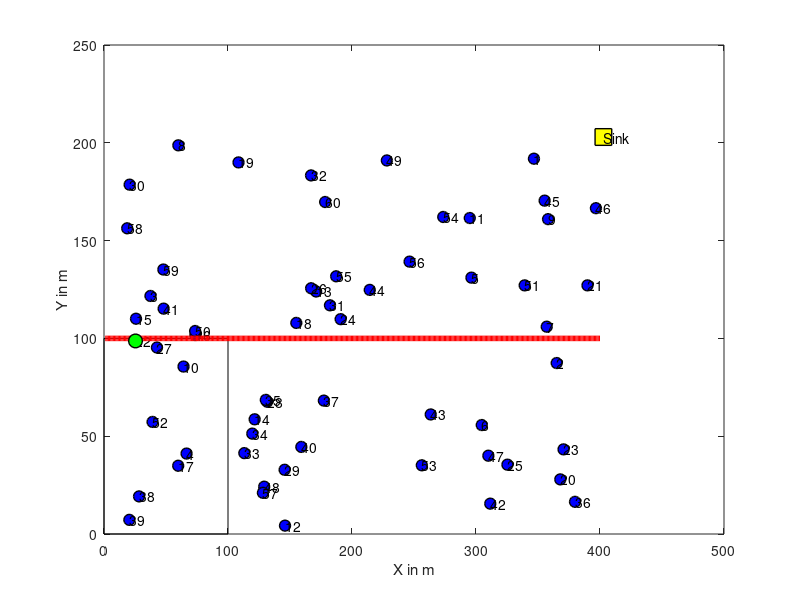

The MATLAB source for this figure: (Note: this script raises an error after producing the figure.)
clc;
clear all;
close all;
warning off all;

restoredefaultpath;
addpath(genpath(pwd));
global N X Y Xb Yb E zX zY max1


rand('seed',1)
N=60;% Total No. of Nodes
RSU=[];%[250];
min1=0;
max11=400;
max1=200;

X = min1+(max11-min1)*rand(1,N);
Y = min1+(max1-min1)*rand(1,N);
R=100; %sensor field Radius
%co-ordinates of base station
Xb = max11+2+rand(1,1);
Yb =(max1+2)+rand(1,1);
%% Normalized vehicle velocity 
maxv=100;
minv=0;
vel=rand(1,N);

%% Node Buffersize
E=rand(1,N);%1.*ones(1,N); % intialize node Buffersize
minTh=E/2;     %% minTh for buffer
%%
figure,
for i2 = 1:N 
          plot(X(i2),Y(i2),'o','LineWidth',1,...
                    'MarkerEdgeColor','k',...
                    'MarkerFaceColor','b',...
                    'MarkerSize',8'); 
          xlabel('X in m')
          ylabel('Y in m')
          text(X(i2), Y(i2), num2str(i2),'FontSize',10); 
          hold on;
end
hold on
         plot(Xb,Yb,'s','LineWidth',1,...
                    'MarkerEdgeColor','k',...
                    'MarkerFaceColor','y',...
                    'MarkerSize',12'); 
          xlabel('X in m')
          ylabel('Y in m')
          text(Xb, Yb, 'Sink','FontSize',10); 
          hold on;
%% Equal-zone division
zX=0:100:max11;
zY=0:100:max1;
id=zeros(1,N);
%ipd=1;
ik1=1;
for ik=1:numel(zX)-1
    for ij=1:numel(zY)-1
    rectangle('Position',[zX(ik) zY(ij) 100 100])
    points =[zX(ik) zY(ij); zX(ik)+100 zY(ij);  zX(ik)+100 zY(ij)+100 ;zX(ik) zY(ij)+100 ;zX(ik) zY(ij)]
    
    line(1:400,100.*ones(1,400),'Color','r','LineWidth',4)
    
    if(~isempty(RSU))
        
        plot(RSU(1),100,'^','LineWidth',1,...
                    'MarkerEdgeColor','k',...
                    'MarkerFaceColor','g',...
                    'MarkerSize',11'); 
          xlabel('X in m')
          ylabel('Y in m')
          %text(Xb, Yb, 'Base','FontSize',10); 
          hold on;
    end
    
    %figure(2)
    %plot(points(:,1),points(:,2),'-*r')
    [in,on]=inpolygon(X,Y,points(:,1),points(:,2))
    
    ind=find(in==1);
     
     if(~isempty(RSU))
         if(RSU(1)>zX(ik) && RSU(1)<zX(ik+1))
         ind=[];
         end
     else
         
    
     %% Max Buffersize CHM
    Ec=E(ind);      
    SN1=ind;
    SN(ik1).id=ind;
    L=0.*ind;%label
        
    [val1,ind2]=sort(Ec,'descend');
    MonitorID(ik1)=ind(ind2(1));
       
    ipd0=find(ind==ind(ind2(1)));
    L(ipd0)=1; %CHM
    plot(X(MonitorID(ik1)),Y(MonitorID(ik1)),'o','LineWidth',1,...
                    'MarkerEdgeColor','k',...
                    'MarkerFaceColor','g',...
                    'MarkerSize',10'); 
          xlabel('X in m')
          ylabel('Y in m')
          %text(Xb, Yb, 'Base','FontSize',10); 
          hold on;
          
    %% Pch%
    chmtosinkdist=abs(X(MonitorID(ik1))-Xb); 
    pc=distpch(chmtosinkdist);
    s1=ceil((pc/100)*numel(ind))
    SN(ik1).s1=s1;   
    
    %% Adaptive Clustering
    pos1=[X(ind) Y(ind)];
    vel1=vel(ind);
    Bs=E(ind);
    posd=pdist2([X(ind); Y(ind)]',[zX(ik)+50 zY(ij)+50]);
   
    w1=0.6;
    w2=0.2;
    w3=0.2;
    W=w1.*posd+w2.*vel1'+w3.*Bs';
    
    
    rng('default')  % For reproducibility
    [idx3,C,sumdist3] = kmeans([X(ind)+W'; Y(ind)+W']',s1,'Distance','cityblock','Display','final');
    
    idx=unique(idx3);
    
    for ip=1:numel(idx)
       ind3= find(idx3==idx(ip));
       % select CH
       [val,ind2]= min(abs(W(ind3)-C(ip)))
       
       L((ind3(ind2(1))))=ip+1;
       
       % assign cluster member       
       ind3(ind2(1))=[];
       L((ind3))=ip+1+0.1;      
        
    end
    %L(ipd0)=1; %CHM
    %plot
    
    
    

   

    L
    disp('hello');
    
%     if(numel(ind)~= numel(L))
%        pause,
%        break;
%     end
    SN(ik1).L=L;
    SN(ik1).Z=(ik1).*ones(1,numel(L));
    
     end
    
    L=[];
    
    
    
    ik1=ik1+1;
    %id(ind)=ipd;
    hold on
    end
    
    %ipd=ipd+1;0
end




L1=[SN.L];
id1=[SN.id];
ind4=find(L1==1)% High Buffersize node

hold on
plot(X(id1(ind4)),Y(id1(ind4)),'o','LineWidth',1,...
                      'MarkerEdgeColor','k',...
                      'MarkerFaceColor','g',...
                      'MarkerSize',8'); 
            xlabel('X in m')
            ylabel('Y in m')
            %text(Xb, Yb, 'Base','FontSize',10); 

code=['r' 'm' 'y' 'k' 'c' 'w'];
for iv=2: max([SN.s1])
    
 ind5=find(round(L1)==iv)   
 ind6=find(L1==iv)   
hold on
plot(X(id1(ind5)),Y(id1(ind5)),'o','LineWidth',1,...
                      'MarkerEdgeColor','k',...
                      'MarkerFaceColor',code(iv-1),...
                      'MarkerSize',8'); 
            xlabel('X in m')
            ylabel('Y in m')
  
            
hold on
plot(X(id1(ind6)),Y(id1(ind6)),'s','LineWidth',1,...
                      'MarkerEdgeColor','k',...
                      'MarkerFaceColor',code(iv-1),...
                      'MarkerSize',11'); 
            xlabel('X in m')
            ylabel('Y in m')            
            
            

end
axis([0 max11+5 -50 max1+50])
           
%% Neurofuzzy
outFIS=readfis('DataAnfis.fis');


%% Simulation Starts
round=200;
delv=[5 10 20 30 40 50 60 70 80 90];
R=[80 100 130 160];
Az=1;

for iu=1:10
ik=1;
while(ik<=70)
%     openfig('file.fig','new','visible')  
for ik1=1:numel(zX)-1
  for ij=1:numel(zY)-1
     rectangle('Position',[zX(ik1) zY(ij) 100 100])
     points =[zX(ik1) zY(ij); zX(ik1)+100 zY(ij);  zX(ik1)+100 zY(ij)+100 ;zX(ik1) zY(ij)+100 ;zX(ik1) zY(ij)]
     line(1:400,100.*ones(1,400),'Color','r','LineWidth',4)
  end
end


    z1=[SN.Z];
    L1=[SN.L];
    id1=[SN.id];
    
    indw=find(mod(z1,2)==0)
    vel1=vel;
    vel1(id1(indw))=-vel(id1(indw));
    if(Az==1)
     X=X+delv(iu).*vel1   
    else
     X=X+delv(2).*vel1   
    end
    
    X(X<-20)=400;
    X(X>420)=0;
    
        
    code=['r' 'm' 'y' 'k' 'c' 'w'];
    for iv=2: max([SN.s1])
    
    ind5=find(floor(L1)==iv)   
    ind6=find(L1==iv)   
    hold on
    plot(X(id1(ind5)),Y(id1(ind5)),'o','LineWidth',1,...
                      'MarkerEdgeColor','k',...
                      'MarkerFaceColor',code(iv-1),...
                      'MarkerSize',8'); 
            xlabel('X in m')
            ylabel('Y in m')
  
            
    hold on
    plot(X(id1(ind6)),Y(id1(ind6)),'s','LineWidth',1,...
                      'MarkerEdgeColor','k',...
                      'MarkerFaceColor',code(iv-1),...
                      'MarkerSize',11'); 
            xlabel('X in m')
            ylabel('Y in m')            
            
            

    end



    
    
    A=randperm(N);
    path=[];
   
    L1=[SN.L];
    id1=[SN.id];
    z1=[SN.Z];
    
    A(1)
    indw=find(id1==A(1))
    %find(L1(indw)==round(L1(indw))
    Zo=z1(indw)
    Lz=SN(Zo).L;
    indb=find(Lz==floor(L1(indw)))
    path1=SN(Zo).L(indb)
    
    
    %% new
    if(ik>20)
    x=[X' Y' vel' E'];
    tic
    y=evalfis(x,outFIS);
    tp1=toc
    ind2w=find(uint8(y)==1);
    indCH1=[ind2w' N+1];
    
    else
    tp1=1;
    indCH=(find(L1==1 | L1==2 |  L1==3 | L1 ==4 | L1==5 | L1==6 | L1==7));
    indCH=id1(indCH);
    
    indCH1=[indCH N+1]
    end
    
    
    
    X1=[X Xb];
    Y1=[Y Yb];
    hold on
    plot(X1(indCH1),Y1(indCH1),'s','LineWidth',1,...
                      'MarkerEdgeColor','k',...
                      'MarkerFaceColor','w',...
                      'MarkerSize',11'); 
            xlabel('X in m')
            ylabel('Y in m')  
            hold on
            for icc=1:numel(indCH1)
            text(X1(indCH1(icc)),Y1(indCH1(icc)),num2str(indCH1(icc)),'FontSize',10); 
            end
            
            
            hold on
           plot(X1(end),Y1(end),'s','LineWidth',1,...
                      'MarkerEdgeColor','k',...
                      'MarkerFaceColor','y',...
                      'MarkerSize',11'); 
            xlabel('X in m')
            ylabel('Y in m')  
            
            
            
            
            
   distCHtoCH=pdist2([X1(indCH1);Y1(indCH1)]',[X1(indCH1);Y1(indCH1)]') % CH to CH distance
   trust=distCHtoCH;
%    trust(distCHtoCH>(R+200))=inf;
   if(Az==2)
   trust(distCHtoCH>(R(iu)))=inf;
   else
   trust(distCHtoCH>(R(3)))=inf;    
   end
   w1=trust;% Closing Time and Traffic

   [r_path, r_cost] = Predictive(path1,size(trust,1), w1)
   [r_pathE, r_costE] = hopbyhop(path1,size(trust,1), w1)
   indCH1(r_path)
   
   t_cost(ik)=r_cost;
   t_path{ik}=r_path;
   path=indCH1(r_path);
   for p =1:(length(path)-1) 
   line([X1(path(p)) X1(path(p+1))], [Y1(path(p)) Y1(path(p+1))], 'Color','m','LineWidth',2.5, 'LineStyle','-') 
   arrow([X1(path(p)) Y1(path(p)) ], [X1(path(p+1)) Y1(path(p+1)) ])
   end 
   axis([0 max11+5 -50 max1+50])
    
   % PDR EStimate
      PDR(ik)= 0;
   if(~isempty(path))
        if(path(end)==61)
           PDR(ik)= 1;
        end    
   end
   % Avg end to end delay
       E2E(ik)=numel(r_path);%r_cost;
       E2Ex(ik)=numel(r_pathE);%r_costE;
   % CH formation Delay
       CHF(ik)=tp1;
       CHFe(ik)=(2).*tp1;
       
    ik=ik+1; 
    pause(0.02);
    clf;
end
AvgPDR(iu)=sum(PDR)/ik;
E2E(isinf(E2E))=0;
E2Ex(isinf(E2Ex))=0;
E2Edelay(iu)=mean(E2E)
E2Edelaye(iu)=mean(E2Ex)
CHdelay(iu)=mean(CHF);
CHdelaye(iu)=mean(CHFe);
end
% 
% 

if(Az==1)
%% Performance Analysis
% Velcoicty Vs PDR
AvgPDRE=AvgPDR./(1+rand(1));
figure,
AvgPDR(:,4) = 0.4889;
plot(delv,AvgPDR,'*-r')
hold on
plot(delv,AvgPDRE,'*-b')
legend('Proposed','Adaptive Disjoint Path vector greedy routing')
title('Packet Delivery Ratio')
xlabel('Velocity')
ylabel('Packet Delivery Ratio in(%)')

% Velocity Vs Average End to End Delay
figure,
E2Edelay(:,4) = 1.486;
plot(delv,E2Edelay,'*-r',delv,E2Edelaye,'-*b')
title('End to End Delay')
legend('Proposed','Adaptive Disjoint Path vector greedy routing')
xlabel('Velocity')
ylabel('Delay(ms)')

% Velocity Vs CH FormationDelay
figure,
plot(delv,CHdelay,'*-r',delv,CHdelaye,'*-b')
title('CHformation Delay')
legend('Proposed','Adaptive Disjoint Path vector greedy routing')
xlabel('Velocity')
ylabel('Delay(ms)')


else

AvgPDRE=AvgPDR./(1+rand(1));
figure,
plot(R,AvgPDR,'*-r')
hold on
plot(R,AvgPDRE,'*-b')
legend('Proposed','Adaptive Disjoint Path vector greedy routing')
title('Packet Delivery Ratio')
ylabel('Packet Delivery Ratio in(%)')
xlabel('Sensor Radius')

% Velocity Vs Average End to End Delay
figure,
plot(R,E2Edelay,'*-r',R,E2Edelaye,'-*b')
title('End to End Delay')
legend('Proposed','Adaptive Disjoint Path vector greedy routing')
xlabel('Sensor Radius')
ylabel('Delay(ms)')
% Velocity Vs CH FormationDelay
figure,
plot(R,CHdelay,'*-r',R,CHdelaye,'*-b')
title('CHformation Delay')
legend('Proposed','Adaptive Disjoint Path vector greedy routing')    
xlabel('Sensor Radius')
ylabel('Delay(ms)')
% R Vs PDR

% R Vs Average End to End Delay

% R Vs CH FormationDelay    
    
    
    
end


